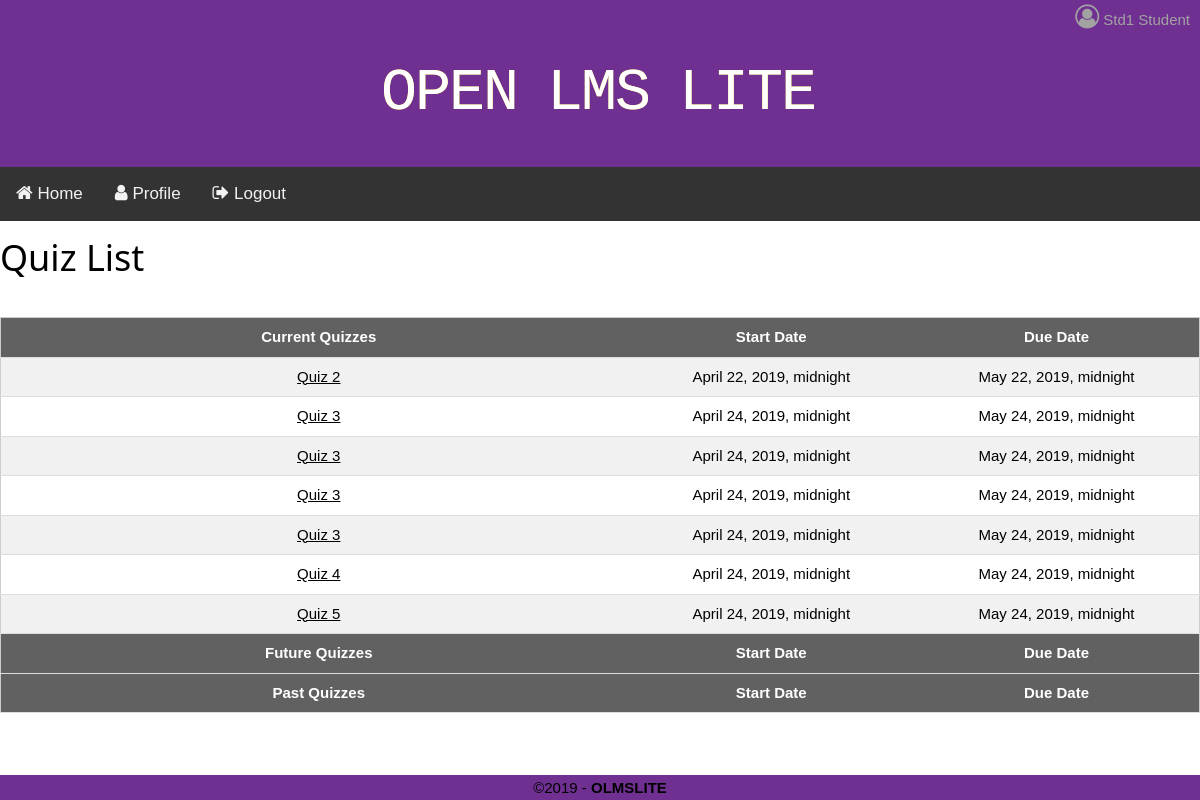
Before: /courses/1/quizzes/ (signed in) with the older database file.
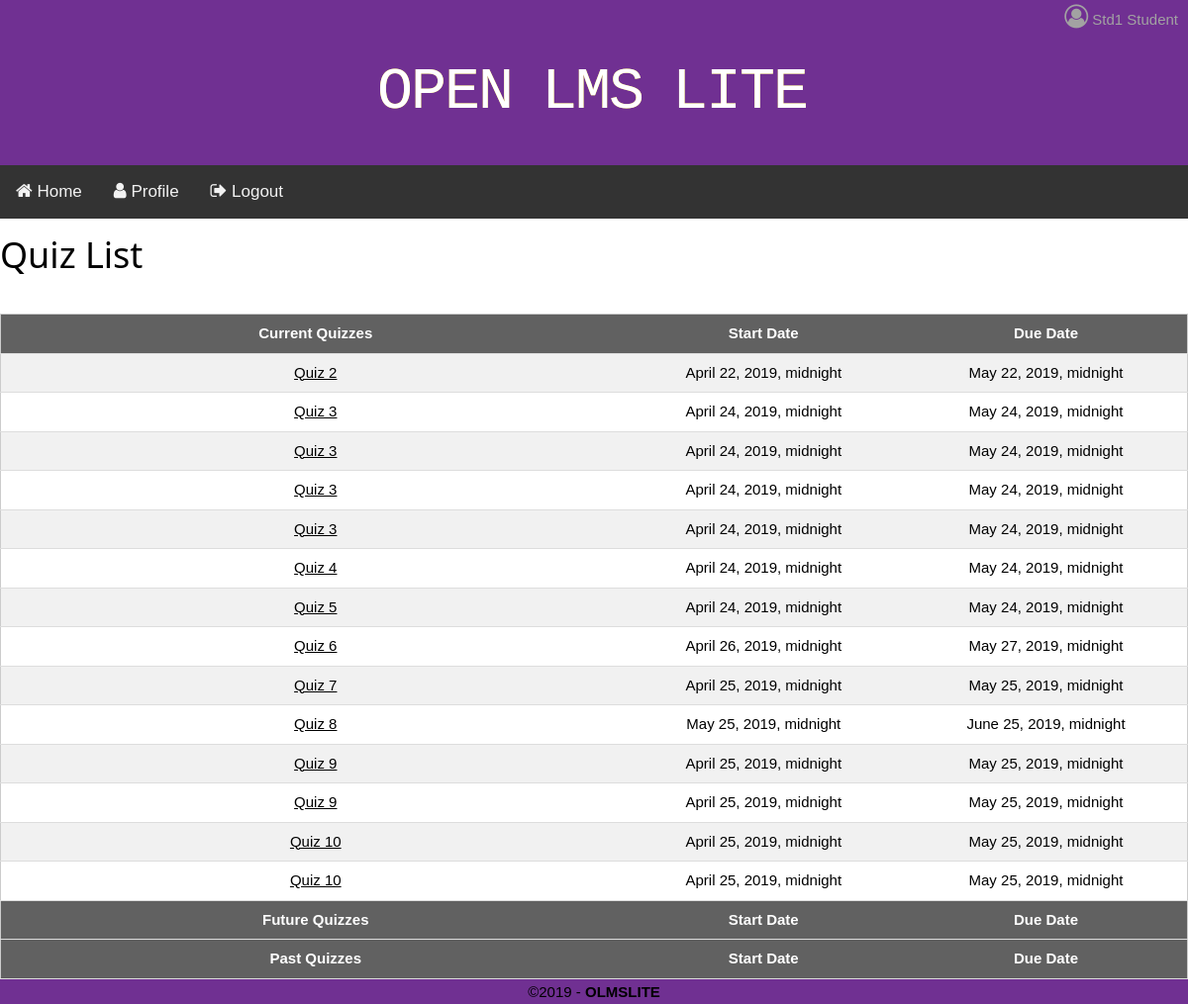
After: the same page with the newer database file.
### accounts/models.py (models this page shows, shortened)
class User(AbstractBaseUser):
    email = models.CharField(max_length=255, unique=True)
    first_name = models.CharField(max_length=255, blank=True)
    last_name = models.CharField(max_length=255, blank=True)
    active = models.BooleanField(default=True)
    staff = models.BooleanField(default=False)
    admin = models.BooleanField(default=False)
    courses = models.ManyToManyField('courses.Course')
    profile_photo = models.ImageField(upload_to=photo_upload_address, blank=True)
    USER_TYPE_CHOICES = (
        (2, 'student'),
        (1, 'professor'),
        (0, 'admin'),
    )
    role = models.SmallIntegerField(choices=USER_TYPE_CHOICES, blank=True)
    USERNAME_FIELD = 'email'
    REQUIRED_FIELDS = []
    objects = UserManager()
    @property
    def is_active(self):
        return self.active

### courses/models.py (models this page shows, shortened)
class Assignment(models.Model):
	assignment_name	= models.CharField(max_length=255, blank=True)
	open_date		= models.DateTimeField(blank=True)
	due_date		= models.DateTimeField(blank=True)
	prof			= models.ForeignKey('accounts.Professor', on_delete=models.CASCADE)
	course_id		= models.ForeignKey('courses.Course', on_delete=models.CASCADE)
	TYPE_CHOICES = (
		(2, 'homework'),
		(1, 'survey'),
		(0, 'quiz'),
	)
	type 			= models.SmallIntegerField(choices=TYPE_CHOICES, blank=True)

class Quiz(Assignment):
	grade_viewable = models.BooleanField()
	file = models.FileField(upload_to=quiz_upload_address, blank=True)

class Assignment(models.Model):
	assignment_name	= models.CharField(max_length=255, blank=True)
	open_date		= models.DateTimeField(blank=True)
	due_date		= models.DateTimeField(blank=True)
	prof			= models.ForeignKey('accounts.Professor', on_delete=models.CASCADE)
	course_id		= models.ForeignKey('courses.Course', on_delete=models.CASCADE)
	TYPE_CHOICES = (
		(2, 'homework'),
		(1, 'survey'),
		(0, 'quiz'),
	)
	type 			= models.SmallIntegerField(choices=TYPE_CHOICES, blank=True)

### courses/views.py (the view)
# urls.py: path('courses/<int:cid>/quizzes/',courseView.quiz_list_view, name='quiz_list'),
def quiz_list_view(request, cid):
	context_dict = {}
	course = Course.objects.get(id=cid)
	quizzes = Student.objects.get(id=request.user.id).quizes.all()
	context_dict['quizzes'] = quizzes
	context_dict['course'] = course
	return render(request, 'quiz_list_page.html', context_dict)

### templates/quiz_list_page.html
{% extends 'base.html' %}
{% block content %}
    <h1>Quiz List</h1><br>
    <table class="w3-table-all w3-centered">
    <tbody>
    <tr class="quiztablerow w3-dark-gray">
        <th class="tablerowheader">Current Quizzes</th>
        <th class="tablerowheader">Start Date</th>
        <th class="tablerowheader">Due Date</th>
    </tr>
    {% for Quiz in quizzes %}
        {% if Quiz in course.quizes.all %}
            <tr>
                <td class="cQuizList"><a id = '{{ Quiz.id }}' href="{%  url 'quiz_start' cid=Quiz.course_id.id id=Quiz.id %} ">{{ Quiz.assignment_name }}</a></td>
                <td class="cStartDate">{{ Quiz.open_date }}</td>
                <td class="cDueDate">{{ Quiz.due_date }}</td>
            </tr>
        {% endif %}
    {% endfor %}
    <tr class="quiztablerow w3-dark-gray">
        <th class="tablerowheader">Future Quizzes</th>
        <th class="tablerowheader">Start Date</th>
        <th class="tablerowheader">Due Date</th>
    </tr>
    <tr class="quiztablerow w3-dark-gray">
        <th class="tablerowheader">Past Quizzes</th>
        <th class="tablerowheader">Start Date</th>
        <th class="tablerowheader">Due Date</th>
    </tr>
    </tbody>
    </table>
{% endblock content %}

### templates/base.html (shortened to what this page needs)
{% load static %}
<!doctype html>
<html lang="en-US">
<head>
	<link rel="stylesheet" href="https://cdnjs.cloudflare.com/ajax/libs/font-awesome/4.7.0/css/font-awesome.min.css">
    <link rel="stylesheet" type = "text/css" href="{% static '/css/main.css' %}">
    <link rel="stylesheet" type = "text/css" href="{% static '/css/w3.css' %}">
    <link rel="stylesheet" type = "text/css" href="{% static '/css/logo.css' %}">
</head>
<body>
  <header id="titlebar">
  {% if user.is_authenticated and user.profile_photo.url %}
      <p id="hellomessage"><a href="{% url 'profile' %}"><img src="{{ user.profile_photo.url }}"></a>{{ user.first_name }} {{ user.last_name }}</p>
      {% elif user.is_authenticated %}
      <p id="hellomessage"><a href="{% url 'profile' %}"><i class="fa fa-user-circle-o" style="font-size:24px"></i></a>{{ user.first_name }} {{ user.last_name }}</p>
  {% endif %}
  	<a href={% url 'index' %}>
        <pre class="logo" id="logo"><div class="wrapper" style="width: 34px; height: 90px; top: 0px;"><span class="letter-1">O</span><span class="letter-2">O</span></div><div class="wrapper" style="width: 34px; height: 90px; top: 0px;"><span class="letter-1">P</span><span class="letter-2">P</span></div><div class="wrapper" style="width: 34px; height: 90px; top: 0px;"><span class="letter-1">E</span><span class="letter-2">E</span></div><div class="wrapper" style="width: 34px; height: 90px; top: 0px;"><span class="letter-1">N</span><span class="letter-2">N</span></div><div class="wrapper" style="width: 30px; height: 0px; top: 0px;"></div><div class="wrapper" style="width: 34px; height: 90px; top: 0px;"><span class="letter-1">L</span><span class="letter-2">L</span></div><div class="wrapper" style="width: 34px; height: 90px; top: 0px;"><span class="letter-1">M</span><span class="letter-2">M</span></div><div class="wrapper" style="width: 34px; height: 90px; top: 0px;"><span class="letter-1">S</span><span class="letter-2">S</span></div><div class="wrapper" style="width: 30px; height: 0px; top: 0px;"></div><div class="wrapper" style="width: 34px; height: 90px; top: 0px;"><span class="letter-1">L</span><span class="letter-2">L</span></div><div class="wrapper" style="width: 34px; height: 90px; top: 0px;"><span class="letter-1">I</span><span class="letter-2">I</span></div><div class="wrapper" style="width: 34px; height: 90px; top: 0px;"><span class="letter-1">T</span><span class="letter-2">T</span></div><div class="wrapper" style="width: 34px; height: 90px; top: 0px;"><span class="letter-1">E</span><span class="letter-2">E</span></div></pre>
  {% block navbar %}
    <nav>
       <div class="topnav" id="myTopnav">
       <a href="{% url 'index' %}"><i class="fa fa-home" style="font-size:18px"></i> Home</a>
          <a href="{% url 'profile' %}"><i class="fa fa-user" style="font-size:18px"></i> Profile</a>
          {% if user.is_authenticated %}
              <a href="{% url 'logout' %}"><i class="fa fa-sign-out" style="font-size:18px"></i> Logout</a>
          {% else %}
            <a href="{% url 'login' %}"><i class="fa fa-sign-in" style="font-size:18px"></i> Login</a>
          {% endif %}
      </div>
    </nav>
  {% endblock navbar %}
  </header>
  {% block content %}
  {% endblock content %}
  <footer>
	<div class="copyright">&copy;2019 - <strong>OLMSLITE</strong></div>
  </footer>
</body>
</html>

### static/css/main.css (style rules this page uses)
* { box-sizing: border-box; margin: 0; padding: 0; outline: 0; font-size: 100%; vertical-align: baseline; background: transparent; }
body { margin: 0; font-family: Arial, Helvetica, sans-serif; }
a pre { margin: auto; margin-left: auto; }
footer { text-align: center; height: 25px; line-height: 25px; z-index: -1; bottom: 0; width: 100%; display: block; }
.logo { font-size: 60px; width: fit-content; color: #eaeaea; }
#hellomessage { color: #a2a2a2; text-align: right; padding-right: 10px; }
.topnav { overflow: hidden; background-color: #333; }
.topnav a { float: left; display: block; color: #f2f2f2; text-align: center; padding: 14px 16px; text-decoration: none; font-size: 17px; }
#titlebar { background-color: #703092; text-align: center; }
.copyright { text-align: center; background-color: #703092; height: 25px; line-height: 25px; position: fixed; bottom: 0; width: 100%; display: block; }
p#hellomessage img, p#hellomessage i { width: 40px; height: 40px; border-radius: 50%; margin: 4px; }
.cQuizList { width: 33vw; text-align: center; padding-top: 10px; }
.cStartDate, .cDueDate { width: 15vw; text-align: center; padding-top: 10px; }

### static/css/w3.css (style rules this page uses)
html { box-sizing:border-box }
*,*:before,*:after { box-sizing:inherit }
html { -ms-text-size-adjust:100%;-webkit-text-size-adjust:100% }
body { margin:0 }
article,aside,details,figcaption,figure,footer,header,main,menu,nav,section,summary { display:block }
a { background-color:transparent;-webkit-text-decoration-skip:objects }
code,kbd,pre,samp { font-family:monospace,monospace;font-size:1em }
html,body { font-family:Verdana,sans-serif;font-size:15px;line-height:1.5 }
html { overflow-x:hidden }
h1 { font-size:36px }
h1,h2,h3,h4,h5,h6 { font-family:"Segoe UI",Arial,sans-serif;font-weight:400;margin:10px 0 }
a { color:inherit }
.w3-table,.w3-table-all { border-collapse:collapse;border-spacing:0;width:100%;display:table }
.w3-table-all { border:1px solid #ccc }
.w3-bordered tr,.w3-table-all tr { border-bottom:1px solid #ddd }
.w3-table-all tr:nth-child(odd) { background-color:#fff }
.w3-table-all tr:nth-child(even) { background-color:#f1f1f1 }
.w3-centered tr th,.w3-centered tr td { text-align:center }
.w3-table td,.w3-table th,.w3-table-all td,.w3-table-all th { padding:8px 8px;display:table-cell;text-align:left;vertical-align:top }
.w3-table th:first-child,.w3-table td:first-child,.w3-table-all th:first-child,.w3-table-all td:first-child { padding-left:16px }
.w3-dark-grey,.w3-hover-dark-grey:hover,.w3-dark-gray,.w3-hover-dark-gray:hover { color:#fff!important;background-color:#616161!important }

### static/css/logo.css (style rules this page uses)
#logo .wrapper { display: inline-block; top: -900px; position: relative; width: 90px; transition: ease 0.1s all; }
#logo .wrapper span { position: absolute; top: 0; right: 0; transition: ease 0.1s all; }
#logo .wrapper span.letter-2 { color: rgba(255, 252, 0, 0.84); }
#logo .wrapper span.letter-1 { color: rgb(255, 255, 255); z-index: 1; }

Changed rows visible on the page:
added Quiz: assignment_name "Quiz 6", open_date "April 26, 2019, midnight", due_date "May 27, 2019, midnight"
added Quiz: assignment_name "Quiz 7", open_date "April 25, 2019, midnight", due_date "May 25, 2019, midnight"
added Quiz: assignment_name "Quiz 8", open_date "May 25, 2019, midnight", due_date "June 25, 2019, midnight"
added Quiz: assignment_name "Quiz 9", open_date "April 25, 2019, midnight", due_date "May 25, 2019, midnight"
added Quiz: assignment_name "Quiz 9", open_date "April 25, 2019, midnight", due_date "May 25, 2019, midnight"
added Quiz: assignment_name "Quiz 10", open_date "April 25, 2019, midnight", due_date "May 25, 2019, midnight"
added Quiz: assignment_name "Quiz 10", open_date "April 25, 2019, midnight", due_date "May 25, 2019, midnight"
